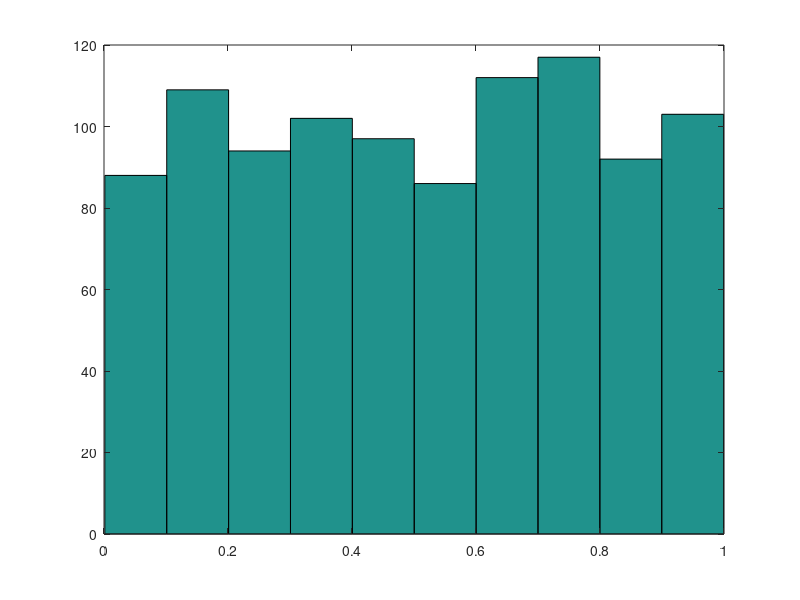

Source code (MATLAB): (Note: this script raises an error after producing the figure.)
%%
for j=1:100
    X=rand(1000,j); %datos de distribución uniforme
    xbar=mean(X,2);
    pause(0.2)
    hist(xbar)
    h(j)=jbtest(xbar)
end

%%
X=5+0.3*rand(100,5)
xbar=mean(X,2)
R=range(X,2)
xbarbar=mean(xbar)
rbar=mean(R)
A2=0.577 %constante para n=5
LCS=xbarbar+A2*rbar
LCI=xbarbar-A2*rbar

plot(LCS*ones(100,1),'r')
hold on
plot(LCI*ones(100,1),'r')
hold on
plot(xbarbar*ones(100,1),'b')
hold on
plot(xbar,'k')


%%
[h p]=jbtest(data0)
varx=var(data0)
vary=var(data1)
xbarx=mean(data0)
xbary=mean(data1)
